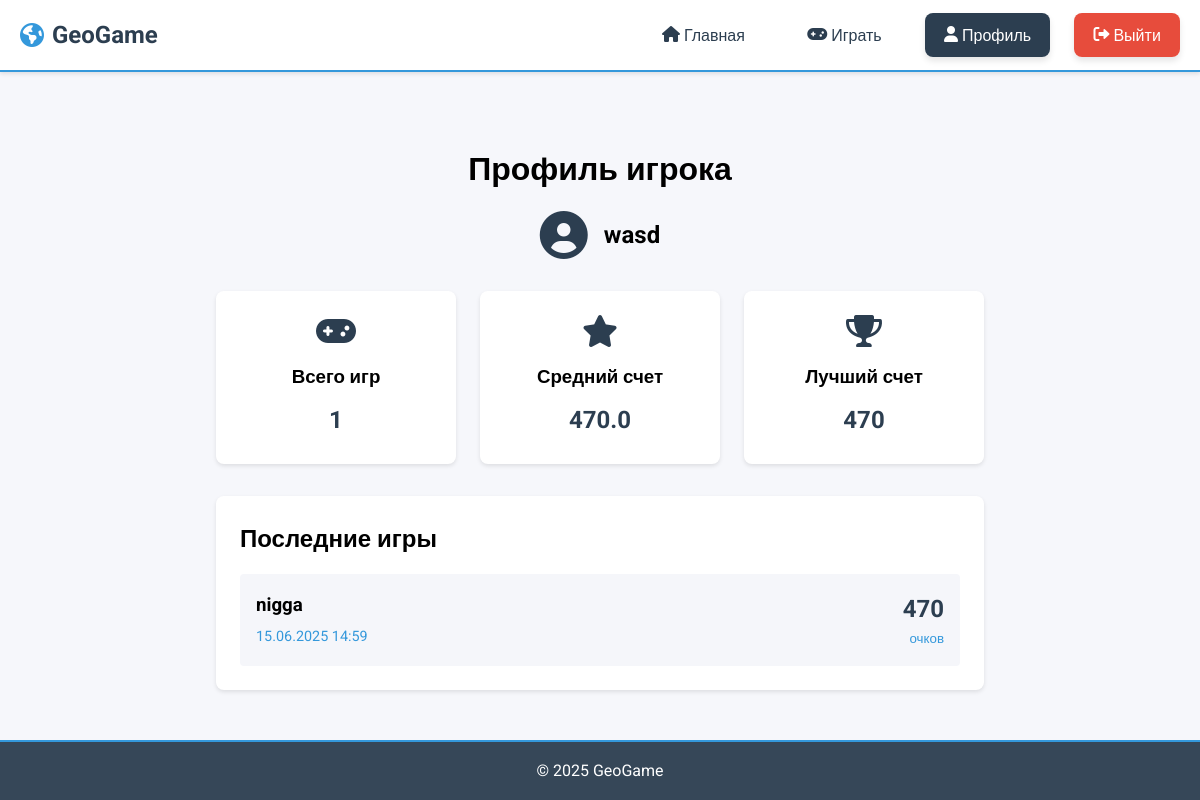
The page /profile/ (signed in) on the database as committed earlier.
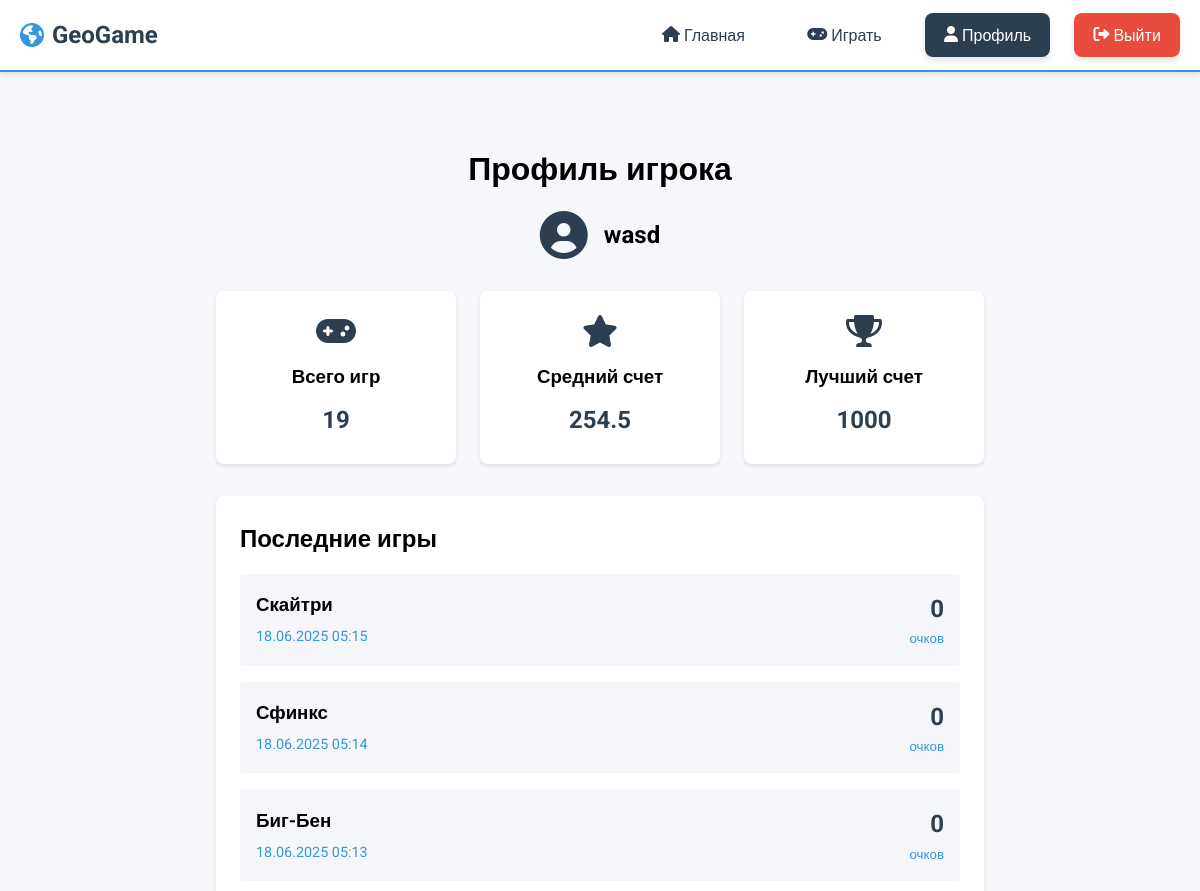
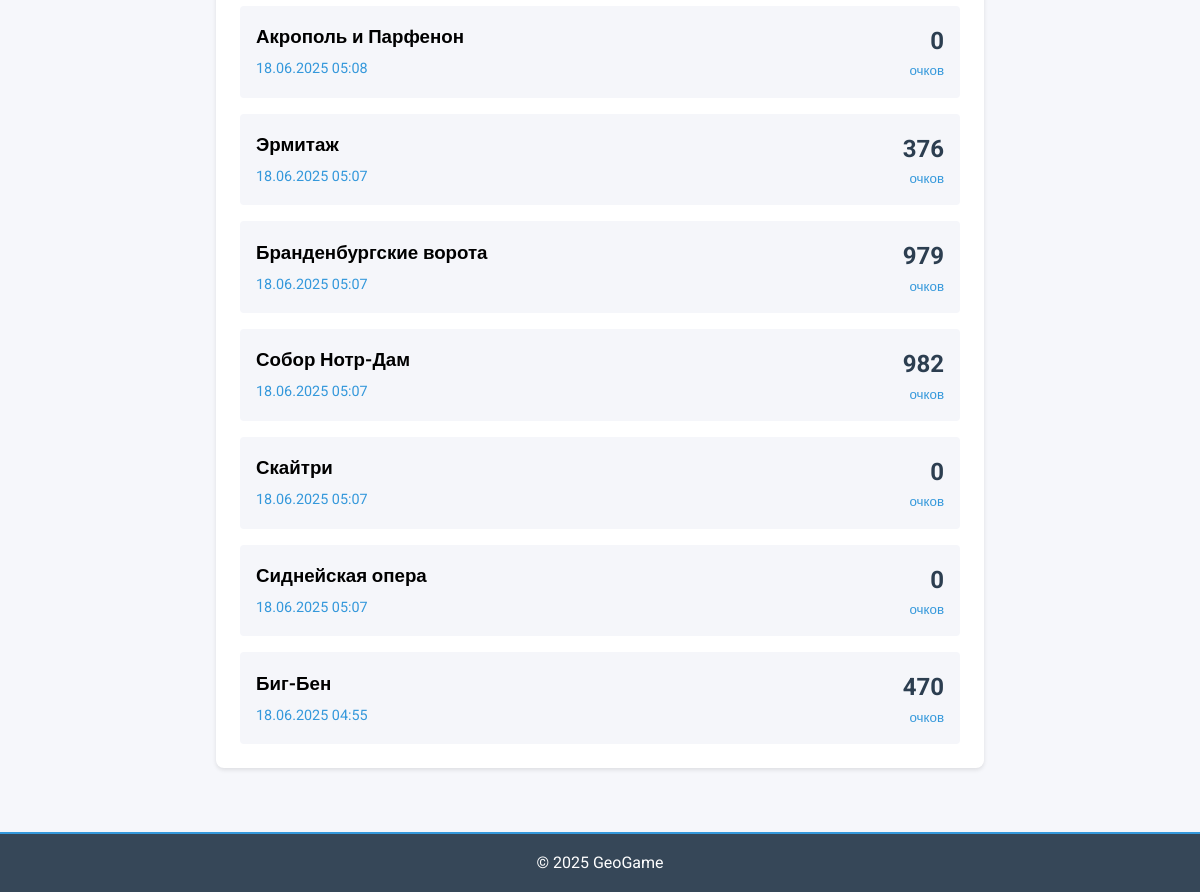
The same page on the database as committed later (2 pictures, top to bottom).
### game/models.py (models this page shows, shortened)
class SoloGame(models.Model):
    player = models.ForeignKey(User, on_delete=models.CASCADE)
    landmark = models.ForeignKey(Landmark, on_delete=models.CASCADE)
    player_lat = models.FloatField()
    player_lon = models.FloatField()
    score = models.IntegerField()
    created_at = models.DateTimeField(auto_now_add=True)

class Landmark(models.Model):
    name = models.CharField(max_length=200)
    latitude = models.FloatField()
    longitude = models.FloatField()
    image = models.ImageField(upload_to='landmarks/', null=True, blank=True)
    hint_image = models.ImageField(upload_to='hints/', null=True, blank=True)

### game/views.py (the view)
# urls.py: path('profile/', views.profile, name='profile'),
@login_required
def profile(request):
    recent_games = SoloGame.objects.filter(player=request.user).order_by('-created_at')[:10]
    total_games = SoloGame.objects.filter(player=request.user).count()
    if total_games > 0:
        average_score = SoloGame.objects.filter(player=request.user).aggregate(
            avg_score=models.Avg('score'))['avg_score']
        best_score = SoloGame.objects.filter(player=request.user).order_by('-score').first()
    else:
        average_score = 0
        best_score = None
    context = {
        'user': request.user,
        'recent_games': recent_games,
        'total_games': total_games,
        'average_score': round(average_score, 1) if average_score else 0,
        'best_score': best_score.score if best_score else 0,
    }
    return render(request, 'game/profile.html', context)

### game/templates/game/profile.html (shortened to what this page needs)
{% extends 'base.html' %}
{% load static %}
{% block content %}
<div class="profile-container">
    <div class="profile-header">
        <h1>Профиль игрока</h1>
        <div class="user-info">
            <i class="fas fa-user-circle"></i>
            <h2>{{ user.username }}</h2>
        </div>
    </div>
    <div class="stats-container">
        <div class="stat-card">
            <i class="fas fa-gamepad"></i>
            <h3>Всего игр</h3>
            <p>{{ total_games }}</p>
        </div>
        <div class="stat-card">
            <i class="fas fa-star"></i>
            <h3>Средний счет</h3>
            <p>{{ average_score }}</p>
        </div>
        <div class="stat-card">
            <i class="fas fa-trophy"></i>
            <h3>Лучший счет</h3>
            <p>{{ best_score }}</p>
        </div>
    </div>
    <div class="recent-games">
        <h2>Последние игры</h2>
        {% if recent_games %}
            <div class="games-list">
                {% for game in recent_games %}
                    <div class="game-card">
                        <div class="game-info">
                            <h3>{{ game.landmark.name }}</h3>
                            <p class="game-date">{{ game.created_at|date:"d.m.Y H:i" }}</p>
                        </div>
                        <div class="game-score">
                            <span>{{ game.score }}</span>
                            <small>очков</small>
                        </div>
                    </div>
                {% endfor %}
            </div>
        {% else %}
            <p class="no-games">У вас пока нет сыгранных игр</p>
        {% endif %}
    </div>
</div>
{% endblock %}

Rows that differ between the two databases and show on the page:
no longer on this page (row unchanged): SoloGame: landmark.name "nigga", created_at "15.06.2025 14:59", score "470"
added SoloGame: landmark.name "Скайтри", created_at "18.06.2025 05:15", score "0"
added SoloGame: landmark.name "Сфинкс", created_at "18.06.2025 05:14", score "0"
added SoloGame: landmark.name "Биг-Бен", created_at "18.06.2025 05:13", score "0"
added SoloGame: landmark.name "Акрополь и Парфенон", created_at "18.06.2025 05:08", score "0"
added SoloGame: landmark.name "Эрмитаж", created_at "18.06.2025 05:07", score "376"
added SoloGame: landmark.name "Бранденбургские ворота", created_at "18.06.2025 05:07", score "979"
added SoloGame: landmark.name "Собор Нотр-Дам", created_at "18.06.2025 05:07", score "982"
added SoloGame: landmark.name "Скайтри", created_at "18.06.2025 05:07", score "0"
added SoloGame: landmark.name "Сиднейская опера", created_at "18.06.2025 05:07", score "0"
added SoloGame: landmark.name "Биг-Бен", created_at "18.06.2025 04:55", score "470"
Other text that changed with them:
{{ total_games }}: "1" → "19"
{{ average_score }}: "470.0" → "254.5"
{{ best_score }}: "470" → "1000"
